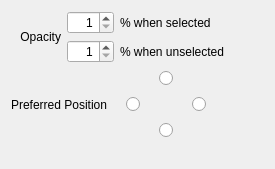
          <widget class="QWidget" name="tab_4">
           <attribute name="title">
            <string>Tabs</string>
           </attribute>
           <layout class="QVBoxLayout" name="verticalLayout_3">
            <item>
             <layout class="QHBoxLayout" name="horizontalLayout_3">
              <item>
               <widget class="QLabel" name="label">
                <property name="minimumSize">
                 <size>
                  <width>50</width>
                  <height>0</height>
                 </size>
                </property>
                <property name="maximumSize">
                 <size>
                  <width>50</width>
                  <height>16777215</height>
                 </size>
                </property>
                <property name="text">
                 <string>Opacity</string>
                </property>
                <property name="alignment">
                 <set>Qt::AlignRight|Qt::AlignTrailing|Qt::AlignVCenter</set>
                </property>
               </widget>
              </item>
              <item>
               <layout class="QVBoxLayout" name="verticalLayout_2">
                <item>
                 <layout class="QHBoxLayout" name="horizontalLayout">
                  <item>
                   <widget class="QSpinBox" name="spin_Selected_Opacity">
                    <property name="toolTip">
                     <string>&lt;!DOCTYPE HTML PUBLIC &quot;-//W3C//DTD HTML 4.0//EN&quot; &quot;http://www.w3.org/TR/REC-html40/strict.dtd&quot;&gt;
&lt;html&gt;&lt;head&gt;&lt;meta name=&quot;qrichtext&quot; content=&quot;1&quot; /&gt;&lt;style type=&quot;text/css&quot;&gt;
p, li { white-space: pre-wrap; }
&lt;/style&gt;&lt;/head&gt;&lt;body style=&quot; font-family:'MS Shell Dlg 2'; font-size:8.25pt; font-weight:400; font-style:normal;&quot;&gt;
&lt;p style=&quot; margin-top:0px; margin-bottom:0px; margin-left:0px; margin-right:0px; -qt-block-indent:0; text-indent:0px;&quot;&gt;&lt;span style=&quot; font-size:8pt;&quot;&gt;This value is the percentage of opacity (or, it's level of visibility) for a note tab when it is selected.&lt;/span&gt;&lt;/p&gt;&lt;/body&gt;&lt;/html&gt;</string>
                    </property>
                    <property name="alignment">
                     <set>Qt::AlignRight|Qt::AlignTrailing|Qt::AlignVCenter</set>
                    </property>
                    <property name="minimum">
                     <number>1</number>
                    </property>
                    <property name="maximum">
                     <number>100</number>
                    </property>
                   </widget>
                  </item>
                  <item>
                   <widget class="QLabel" name="label_2">
                    <property name="text">
                     <string>% when selected</string>
                    </property>
                   </widget>
                  </item>
                  <item>
                   <spacer name="horizontalSpacer">
                    <property name="orientation">
                     <enum>Qt::Horizontal</enum>
                    </property>
                    <property name="sizeHint" stdset="0">
                     <size>
                      <width>40</width>
                      <height>20</height>
                     </size>
                    </property>
                   </spacer>
                  </item>
                 </layout>
                </item>
                <item>
                 <layout class="QHBoxLayout" name="horizontalLayout_2">
                  <item>
                   <widget class="QSpinBox" name="spin_Unselected_Opacity">
                    <property name="toolTip">
                     <string>&lt;!DOCTYPE HTML PUBLIC &quot;-//W3C//DTD HTML 4.0//EN&quot; &quot;http://www.w3.org/TR/REC-html40/strict.dtd&quot;&gt;
&lt;html&gt;&lt;head&gt;&lt;meta name=&quot;qrichtext&quot; content=&quot;1&quot; /&gt;&lt;style type=&quot;text/css&quot;&gt;
p, li { white-space: pre-wrap; }
&lt;/style&gt;&lt;/head&gt;&lt;body style=&quot; font-family:'MS Shell Dlg 2'; font-size:8.25pt; font-weight:400; font-style:normal;&quot;&gt;
&lt;p style=&quot; margin-top:0px; margin-bottom:0px; margin-left:0px; margin-right:0px; -qt-block-indent:0; text-indent:0px;&quot;&gt;&lt;span style=&quot; font-size:8pt;&quot;&gt;This value is the percentage of opacity (or, it's level of visibility) for a note tab when it is unselected.&lt;/span&gt;&lt;/p&gt;&lt;/body&gt;&lt;/html&gt;</string>
                    </property>
                    <property name="alignment">
                     <set>Qt::AlignRight|Qt::AlignTrailing|Qt::AlignVCenter</set>
                    </property>
                    <property name="minimum">
                     <number>1</number>
                    </property>
                    <property name="maximum">
                     <number>100</number>
                    </property>
                   </widget>
                  </item>
                  <item>
                   <widget class="QLabel" name="label_3">
                    <property name="text">
                     <string>% when unselected</string>
                    </property>
                   </widget>
                  </item>
                  <item>
                   <spacer name="horizontalSpacer_2">
                    <property name="orientation">
                     <enum>Qt::Horizontal</enum>
                    </property>
                    <property name="sizeHint" stdset="0">
                     <size>
                      <width>40</width>
                      <height>20</height>
                     </size>
                    </property>
                   </spacer>
                  </item>
                 </layout>
                </item>
               </layout>
              </item>
             </layout>
            </item>
            <item>
             <layout class="QHBoxLayout" name="horizontalLayout_9">
              <item>
               <widget class="QLabel" name="label_4">
                <property name="text">
                 <string>Preferred Position</string>
                </property>
                <property name="alignment">
                 <set>Qt::AlignRight|Qt::AlignTrailing|Qt::AlignVCenter</set>
                </property>
               </widget>
              </item>
              <item>
               <layout class="QGridLayout" name="gridLayout">
                <item row="1" column="1">
                 <widget class="QLabel" name="label_7">
                  <property name="sizePolicy">
                   <sizepolicy hsizetype="Minimum" vsizetype="Minimum">
                    <horstretch>0</horstretch>
                    <verstretch>0</verstretch>
                   </sizepolicy>
                  </property>
                  <property name="text">
                   <string>&lt;img src=&quot;:/images/WindowImage.png&quot; /&gt;</string>
                  </property>
                  <property name="alignment">
                   <set>Qt::AlignCenter</set>
                  </property>
                 </widget>
                </item>
                <item row="0" column="1">
                 <layout class="QHBoxLayout" name="horizontalLayout_7">
                  <item>
                   <spacer name="horizontalSpacer_9">
                    <property name="orientation">
                     <enum>Qt::Horizontal</enum>
                    </property>
                    <property name="sizeHint" stdset="0">
                     <size>
                      <width>13</width>
                      <height>20</height>
                     </size>
                    </property>
                   </spacer>
                  </item>
                  <item>
                   <widget class="QRadioButton" name="radio_Position_Top">
                    <property name="sizePolicy">
                     <sizepolicy hsizetype="Preferred" vsizetype="Fixed">
                      <horstretch>0</horstretch>
                      <verstretch>0</verstretch>
                     </sizepolicy>
                    </property>
                    <property name="minimumSize">
                     <size>
                      <width>0</width>
                      <height>0</height>
                     </size>
                    </property>
                    <property name="layoutDirection">
                     <enum>Qt::LeftToRight</enum>
                    </property>
                    <property name="text">
                     <string/>
                    </property>
                   </widget>
                  </item>
                  <item>
                   <spacer name="horizontalSpacer_10">
                    <property name="orientation">
                     <enum>Qt::Horizontal</enum>
                    </property>
                    <property name="sizeHint" stdset="0">
                     <size>
                      <width>13</width>
                      <height>20</height>
                     </size>
                    </property>
                   </spacer>
                  </item>
                 </layout>
                </item>
                <item row="1" column="0">
                 <layout class="QHBoxLayout" name="horizontalLayout_4">
                  <item>
                   <spacer name="horizontalSpacer_4">
                    <property name="orientation">
                     <enum>Qt::Horizontal</enum>
                    </property>
                    <property name="sizeHint" stdset="0">
                     <size>
                      <width>13</width>
                      <height>20</height>
                     </size>
                    </property>
                   </spacer>
                  </item>
                  <item>
                   <widget class="QRadioButton" name="radio_Position_Left">
                    <property name="sizePolicy">
                     <sizepolicy hsizetype="Preferred" vsizetype="Fixed">
                      <horstretch>0</horstretch>
                      <verstretch>0</verstretch>
                     </sizepolicy>
                    </property>
                    <property name="text">
                     <string/>
                    </property>
                   </widget>
                  </item>
                 </layout>
                </item>
                <item row="2" column="1">
                 <layout class="QHBoxLayout" name="horizontalLayout_8">
                  <item>
                   <spacer name="horizontalSpacer_11">
                    <property name="orientation">
                     <enum>Qt::Horizontal</enum>
                    </property>
                    <property name="sizeHint" stdset="0">
                     <size>
                      <width>13</width>
                      <height>20</height>
                     </size>
                    </property>
                   </spacer>
                  </item>
                  <item>
                   <widget class="QRadioButton" name="radio_Position_Bottom">
                    <property name="sizePolicy">
                     <sizepolicy hsizetype="Fixed" vsizetype="Fixed">
                      <horstretch>0</horstretch>
                      <verstretch>0</verstretch>
                     </sizepolicy>
                    </property>
                    <property name="text">
                     <string/>
                    </property>
                   </widget>
                  </item>
                  <item>
                   <spacer name="horizontalSpacer_12">
                    <property name="orientation">
                     <enum>Qt::Horizontal</enum>
                    </property>
                    <property name="sizeHint" stdset="0">
                     <size>
                      <width>13</width>
                      <height>20</height>
                     </size>
                    </property>
                   </spacer>
                  </item>
                 </layout>
                </item>
                <item row="1" column="2">
                 <layout class="QHBoxLayout" name="horizontalLayout_6">
                  <item>
                   <widget class="QRadioButton" name="radio_Position_Right">
                    <property name="sizePolicy">
                     <sizepolicy hsizetype="Fixed" vsizetype="Fixed">
                      <horstretch>0</horstretch>
                      <verstretch>0</verstretch>
                     </sizepolicy>
                    </property>
                    <property name="text">
                     <string/>
                    </property>
                   </widget>
                  </item>
                  <item>
                   <spacer name="horizontalSpacer_8">
                    <property name="orientation">
                     <enum>Qt::Horizontal</enum>
                    </property>
                    <property name="sizeHint" stdset="0">
                     <size>
                      <width>13</width>
                      <height>20</height>
                     </size>
                    </property>
                   </spacer>
                  </item>
                 </layout>
                </item>
               </layout>
              </item>
              <item>
               <spacer name="horizontalSpacer_3">
                <property name="orientation">
                 <enum>Qt::Horizontal</enum>
                </property>
                <property name="sizeHint" stdset="0">
                 <size>
                  <width>40</width>
                  <height>20</height>
                 </size>
                </property>
               </spacer>
              </item>
             </layout>
            </item>
            <item>
             <spacer name="verticalSpacer_2">
              <property name="orientation">
               <enum>Qt::Vertical</enum>
              </property>
              <property name="sizeHint" stdset="0">
               <size>
                <width>20</width>
                <height>17</height>
               </size>
              </property>
             </spacer>
            </item>
           </layout>
          </widget>
